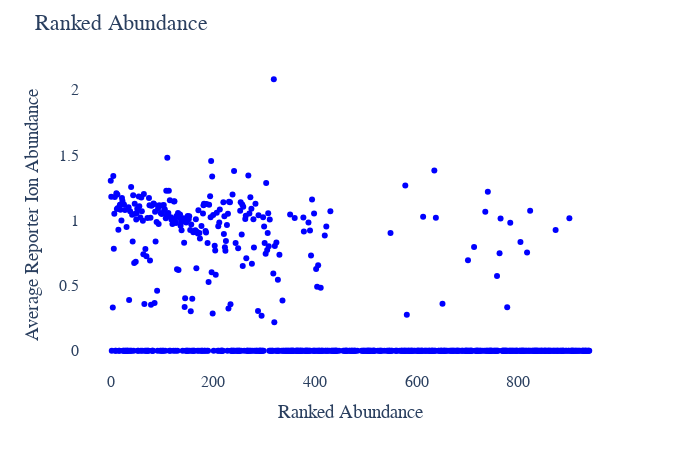

The notebook cell saved with this chart:
### Code cell
# Protein Ranked Abundance plot
plot_options={
            "reference_group": "Library",
            "compare groups": ["Quant"],
            "title": "Ranked Abundance",
            "color": ["blue", "red", "green", "black", "yellow", "purple",
                      "orange", "brown", "pink", "gray", "olive", "cyan"],
            "symbol": ['circle', 'circle', 'circle'],
            "marker_size": 8,
            "width": 700,
            "height": 450,
            "font": dict(size=16, family="Arial black"),
            "ylimits": [],
            "xlimits": [],
            "X Title": "Ranked Abundance",
            "Y Title": "Average Reporter Ion Abundance",
        }
figure, _, _ =plotter.Rank_Abundance_Plots(data_obj, plot_options, saved_settings)
figure.show()

### Figure 1 — Plotly figure (JSON) as saved in the notebook; plotly's stock layout.template omitted (floating-point values rounded to 4 significant figures; data arrays with more than 128 entries replaced by an {"elided": "..."} marker saying what was removed)
{"data": [{"hovertemplate": "<extra></extra>", "legendgroup": "", "marker": {"color": "#636efa", "symbol": "circle"}, "mode": "markers", "name": "", "orientation": "v", "showlegend": false, "type": "scatter", "xaxis": "x", "yaxis": "y"}, {"marker": {"color": "blue"}, "mode": "markers", "name": "Quant", "text": {"elided": "688 str values"}, "type": "scatter", "x": {"elided": "688 int values"}, "y": {"elided": "688 float values"}}], "layout": {"font": {"family": "Arial black", "size": 16}, "height": 450, "legend": {"tracegroupgap": 0}, "margin": {"t": 60}, "paper_bgcolor": "white", "plot_bgcolor": "white", "title": {"text": "Ranked Abundance"}, "width": 700, "xaxis": {"anchor": "y", "domain": [0, 1], "title": {"text": "Ranked Abundance"}}, "yaxis": {"anchor": "x", "domain": [0, 1], "title": {"text": "Average Reporter Ion Abundance"}}}}
